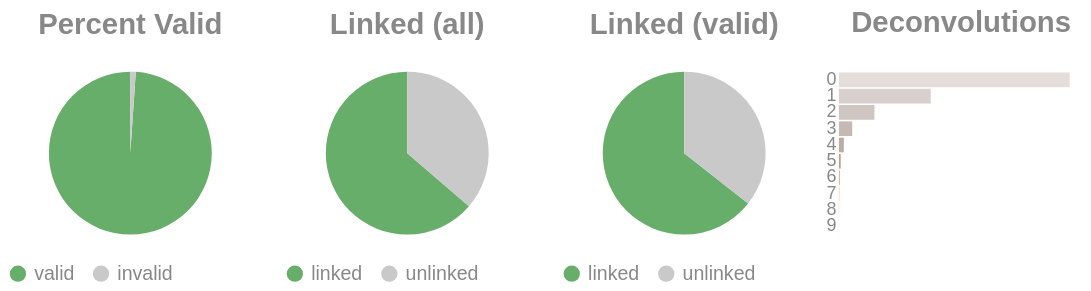

The notebook cell this image was saved under:
### Code cell
if SKIPLR:
    pass
else:
    clash = Counter()
    for i in valids['molecule'].to_list():
        _mol = i.split("-")
        if len(_mol) == 1:
            clash.update('0')
        else:
            clash.update(_mol[-1])

    _d = {"deconvolutions": [], 'count': []}
    for k,v in clash.items():
        _d['deconvolutions'].append(k)
        _d['count'].append(v)

    tot_valid = valids['reads'].sum()
    mask = valids['reads'] >= 2
    n_linked_reads = valids.filter(mask)['reads'].sum()
    if n_linked_reads == 0:
        print_html("No linked molecules (>=2 reads) were detected; skipping linked-only distributions.")
        SKIPLR = True
    else:
        perc_valid = round(tot_valid / n_reads, 4)
        linked_perc_abs = round(n_linked_reads / n_reads, 4)
        linked_perc = round(n_linked_reads / tot_valid, 4)

    _valid = pl.DataFrame({"valids": ['valid', 'invalid'], "count": [tot_valid, n_reads - tot_valid]})
    _linked_abs = pl.DataFrame({"linked (absolute)": ['linked', 'unlinked'], "count": [n_linked_reads, n_reads - n_linked_reads]})
    _linked_rel = pl.DataFrame({"linked (valids)": ['linked', 'unlinked'], "count": [n_linked_reads, tot_valid - n_linked_reads]})

    (
        alt.hconcat(
            piechart(_valid, goodval = 'valid', title = "Percent Valid"),
            piechart(_linked_abs, goodval = "linked", title =  "Linked (all)"),
            piechart(_linked_rel, goodval = "linked", title =  "Linked (valid)"),
            convolutionbar(pl.DataFrame(_d), title = "Deconvolutions"),
            center = True,
            bounds = 'flush'
        )
        .resolve_scale(color='independent')
        .resolve_legend('independent')
        .properties(usermeta={'embedOptions': {"actions": False}})
    ).display()

### Figure 1 — Vega-Lite specification as saved in the notebook (floating-point values rounded to 4 significant figures)
{"width": "container", "height": 400, "config": {"title": {"anchor": "start", "dy": -15, "fontSize": 18, "color": "#888888", "subtitleColor": "#888888", "subtitleFontSize": 14}, "arc": {"fill": "#0072B2"}, "axis": {"domainColor": "#888888", "domainWidth": 0.5, "gridWidth": 0.2, "grid": false, "titleFontWeight": 400, "titleFontSize": 15, "labelFontSize": 11, "labelColor": "#888888", "tickColor": "#888888", "tickWidth": 0.2, "titleColor": "#888888"}, "axisBand": {"grid": false}, "axisX": {"grid": true, "tickSize": 10, "domainCap": "round"}, "axisY": {"domain": false, "grid": true, "tickSize": 0, "domainCap": "round"}, "background": "transparent", "header": {"labelFontSize": 15, "labelColor": "#888888", "titleFontSize": 15, "titleFontWeight": 600, "titleColor": "#888888"}, "legend": {"labelFont": "sans-serif", "labelFontSize": 12, "labelColor": "#888888", "symbolSize": 100, "symbolType": "circle", "titleFontSize": 12, "titlePadding": 10, "titleColor": "#888888", "title": null}, "range": {"category": ["#E69F00", "#56B4E9", "#009E73", "#F0E442", "#0072B2", "#D55E00", "#CC79A7", "#000000"], "diverging": ["#cfe8f3", "#a2d4ec", "#73bfe2", "#46abdb", "#1696d2", "#12719e"]}, "area": {"fill": "#0072B2", "fillOpacity": 0.7, "line": true, "strokeOpacity": 0.7}, "line": {"color": "#0072B2", "stroke": "#0072B2", "strokeWidth": 2}, "trail": {"color": "#0072B2", "stroke": "#0072B2", "strokeWidth": 0, "size": 1}, "point": {"filled": true, "fillOpacity": 1.0, "size": 95}, "text": {"color": "#888888", "fontSize": 11, "align": "right", "fontWeight": 400, "size": 11}, "bar": {"fill": "#0072B2", "stroke": null}, "view": {"stroke": null, "continuousWidth": 660, "continuousHeight": 400}}, "hconcat": [{"data": {"name": "data-3ad15974006141644fe96ff6b2aef60e"}, "mark": {"type": "arc"}, "encoding": {"color": {"field": "valids", "legend": {"orient": "bottom", "title": null}, "scale": {"domain": ["valid", "invalid"], "range": ["#68ae6b", "#C9C9C9"]}, "title": "Valids", "type": "nominal"}, "theta": {"field": "count", "type": "quantitative"}, "tooltip": [{"field": "valids", "title": "Valids", "type": "ordinal"}, {"field": "percent", "format": ".2%", "title": "Percent", "type": "quantitative"}, {"field": "count", "title": "Count", "type": "quantitative"}]}, "height": 100, "title": {"text": "Percent Valid", "align": "center", "anchor": "middle"}, "transform": [{"calculate": "datum.count / 3346193", "as": "percent"}], "width": 150}, {"data": {"name": "data-e3d9ad40918884a7385ef725be1b7135"}, "mark": {"type": "arc"}, "encoding": {"color": {"field": "linked (absolute)", "legend": {"orient": "bottom", "title": null}, "scale": {"domain": ["linked", "unlinked"], "range": ["#68ae6b", "#C9C9C9"]}, "title": "Linked (Absolute)", "type": "nominal"}, "theta": {"field": "count", "type": "quantitative"}, "tooltip": [{"field": "linked (absolute)", "title": "Linked (Absolute)", "type": "ordinal"}, {"field": "percent", "format": ".2%", "title": "Percent", "type": "quantitative"}, {"field": "count", "title": "Count", "type": "quantitative"}]}, "height": 100, "title": {"text": "Linked (all)", "align": "center", "anchor": "middle"}, "transform": [{"calculate": "datum.count / 3346193", "as": "percent"}], "width": 150}, {"data": {"name": "data-364dd7bf36786089efd55e502d4908c0"}, "mark": {"type": "arc"}, "encoding": {"color": {"field": "linked (valids)", "legend": {"orient": "bottom", "title": null}, "scale": {"domain": ["linked", "unlinked"], "range": ["#68ae6b", "#C9C9C9"]}, "title": "Linked (Valids)", "type": "nominal"}, "theta": {"field": "count", "type": "quantitative"}, "tooltip": [{"field": "linked (valids)", "title": "Linked (Valids)", "type": "ordinal"}, {"field": "percent", "format": ".2%", "title": "Percent", "type": "quantitative"}, {"field": "count", "title": "Count", "type": "quantitative"}]}, "height": 100, "title": {"text": "Linked (valid)", "align": "center", "anchor": "middle"}, "transform": [{"calculate": "datum.count / 3310294", "as": "percent"}], "width": 150}, {"data": {"name": "data-4f1c639449e99952dd53cd6d0aecb9ca"}, "mark": {"type": "bar"}, "encoding": {"color": {"field": "deconvolutions", "legend": null, "scale": {"scheme": "lightgreyred"}, "type": "nominal"}, "tooltip": [{"field": "deconvolutions", "title": "Deconvolutions", "type": "ordinal"}, {"field": "percent", "format": ".2%", "title": "Percent", "type": "quantitative"}, {"field": "count", "title": "Count", "type": "quantitative"}], "x": {"axis": null, "field": "count", "type": "quantitative"}, "y": {"field": "deconvolutions", "sort": "ascending", "title": null, "type": "nominal"}}, "height": 100, "title": {"text": "Deconvolutions", "align": "center", "anchor": "middle"}, "transform": [{"calculate": "datum.count / 1861110", "as": "percent"}], "width": 150}], "bounds": "flush", "center": true, "resolve": {"legend": {"angle": "independent"}, "scale": {"color": "independent"}}, "usermeta": {"embedOptions": {"actions": false}}, "$schema": "https://vega.github.io/schema/vega-lite/v6.4.1.json", "datasets": {"data-3ad15974006141644fe96ff6b2aef60e": [{"valids": "valid", "count": 3310294}, {"valids": "invalid", "count": 35899}], "data-e3d9ad40918884a7385ef725be1b7135": [{"linked (absolute)": "linked", "count": 2130959}, {"linked (absolute)": "unlinked", "count": 1215234}], "data-364dd7bf36786089efd55e502d4908c0": [{"linked (valids)": "linked", "count": 2130959}, {"linked (valids)": "unlinked", "count": 1179335}], "data-4f1c639449e99952dd53cd6d0aecb9ca": [{"deconvolutions": "0", "count": 1133197}, {"deconvolutions": "1", "count": 450782}, {"deconvolutions": "2", "count": 174373}, {"deconvolutions": "3", "count": 65138}, {"deconvolutions": "4", "count": 23969}, {"deconvolutions": "5", "count": 8703}, {"deconvolutions": "6", "count": 3147}, {"deconvolutions": "7", "count": 1174}, {"deconvolutions": "8", "count": 456}, {"deconvolutions": "9", "count": 171}]}}
